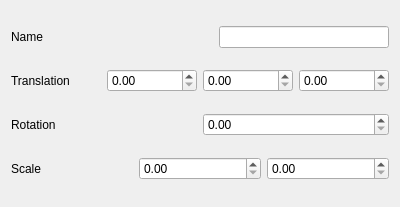
<?xml version="1.0" encoding="UTF-8"?>
<ui version="4.0">
 <class>Transform</class>
 <widget class="QWidget" name="Transform">
  <property name="geometry">
   <rect>
    <x>0</x>
    <y>0</y>
    <width>400</width>
    <height>207</height>
   </rect>
  </property>
  <property name="windowTitle">
   <string>Form</string>
  </property>
  <layout class="QVBoxLayout" name="verticalLayout">
   <item>
    <layout class="QHBoxLayout" name="horizontalLayout_4">
     <item>
      <widget class="QLabel" name="label">
       <property name="text">
        <string>Name</string>
       </property>
      </widget>
     </item>
     <item>
      <spacer name="horizontalSpacer">
       <property name="orientation">
        <enum>Qt::Horizontal</enum>
       </property>
       <property name="sizeHint" stdset="0">
        <size>
         <width>40</width>
         <height>20</height>
        </size>
       </property>
      </spacer>
     </item>
     <item>
      <widget class="QLineEdit" name="lineEditName"/>
     </item>
    </layout>
   </item>
   <item>
    <layout class="QHBoxLayout" name="horizontalLayout_2">
     <item>
      <widget class="QLabel" name="label_translation">
       <property name="text">
        <string>Translation</string>
       </property>
      </widget>
     </item>
     <item>
      <widget class="QDoubleSpinBox" name="spinBox_TranslationX">
       <property name="maximum">
        <double>999.990000000000009</double>
       </property>
      </widget>
     </item>
     <item>
      <widget class="QDoubleSpinBox" name="spinBox_TranslationY">
       <property name="maximum">
        <double>999.990000000000009</double>
       </property>
      </widget>
     </item>
     <item>
      <widget class="QDoubleSpinBox" name="spinBox_TranslationZ">
       <property name="maximum">
        <double>999.990000000000009</double>
       </property>
      </widget>
     </item>
    </layout>
   </item>
   <item>
    <layout class="QHBoxLayout" name="horizontalLayout">
     <item>
      <widget class="QLabel" name="label_rotation">
       <property name="text">
        <string>Rotation</string>
       </property>
      </widget>
     </item>
     <item>
      <widget class="QDoubleSpinBox" name="spinBox_RotationX"/>
     </item>
    </layout>
   </item>
   <item>
    <layout class="QHBoxLayout" name="horizontalLayout_3">
     <item>
      <widget class="QLabel" name="label_scale">
       <property name="text">
        <string>Scale</string>
       </property>
      </widget>
     </item>
     <item>
      <widget class="QDoubleSpinBox" name="spinBox_ScaleX"/>
     </item>
     <item>
      <widget class="QDoubleSpinBox" name="spinBox_ScaleY"/>
     </item>
    </layout>
   </item>
  </layout>
 </widget>
 <resources/>
 <connections/>
</ui>
